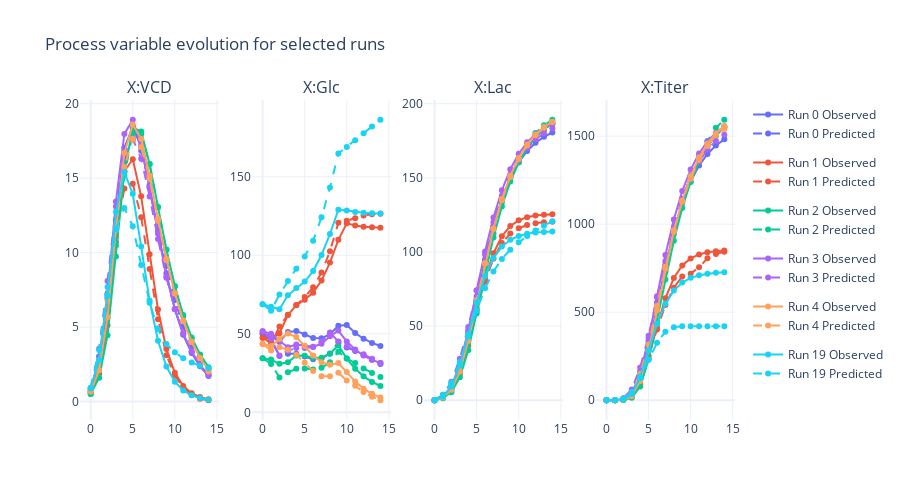

The code cell stored with this chart in its notebook:
### Code cell
plot_predicted_profile_uncertainty(
    X_test,
    X_test_pred,
    X_columns=X_columns,
    select_runs=[0, 1, 2, 3, 4, 19],
    height=500,
)

### Figure 1 — Plotly figure (JSON) as saved in the notebook; plotly's stock layout.template omitted (floating-point values rounded to 4 significant figures)
{"data": [{"legendgroup": "group_0", "marker": {"color": "#636EFA"}, "name": "Run 0 Observed", "showlegend": true, "type": "scatter", "x": [0, 1, 2, 3, 4, 5, 6, 7, 8, 9, 10, 11, 12, 13, 14], "xaxis": "x", "y": [0.75, 2.333, 6.178, 12.18, 17.05, 18.45, 17.09, 14.41, 11.43, 8.618, 6.207, 4.488, 3.259, 2.369, 1.721], "yaxis": "y"}, {"legendgroup": "group_0", "line": {"color": "#636EFA", "dash": "dash"}, "marker": {"color": "#636EFA"}, "name": "Run 0 Predicted", "showlegend": true, "type": "scatter", "x": [0, 1, 2, 3, 4, 5, 6, 7, 8, 9, 10, 11, 12, 13, 14], "xaxis": "x", "y": [0.75, 3.03, 7.243, 12.24, 16.15, 17.72, 16.84, 14.53, 11.76, 9.1, 6.815, 5.038, 3.69, 2.685, 1.883], "yaxis": "y"}, {"legendgroup": "group_0", "marker": {"color": "#636EFA"}, "name": "Run 0 Observed", "showlegend": false, "type": "scatter", "x": [0, 1, 2, 3, 4, 5, 6, 7, 8, 9, 10, 11, 12, 13, 14], "xaxis": "x2", "y": [50, 48.65, 44.79, 51.07, 51.81, 49.51, 47.31, 47.15, 49.76, 55.17, 55.61, 50.53, 46.84, 44.17, 42.22], "yaxis": "y2"}, {"legendgroup": "group_0", "line": {"color": "#636EFA", "dash": "dash"}, "marker": {"color": "#636EFA"}, "name": "Run 0 Predicted", "showlegend": false, "type": "scatter", "x": [0, 1, 2, 3, 4, 5, 6, 7, 8, 9, 10, 11, 12, 13, 14], "xaxis": "x2", "y": [50, 45.71, 35.92, 37.29, 37.3, 35.47, 33.71, 34.23, 37.41, 44.75, 41.33, 39.1, 36.3, 33.4, 30.8], "yaxis": "y2"}, {"legendgroup": "group_0", "marker": {"color": "#636EFA"}, "name": "Run 0 Observed", "showlegend": false, "type": "scatter", "x": [0, 1, 2, 3, 4, 5, 6, 7, 8, 9, 10, 11, 12, 13, 14], "xaxis": "x3", "y": [0, 2.025, 7.82, 20.92, 42.32, 68.3, 94.13, 116.9, 135.5, 149.9, 160.5, 168.1, 173.7, 177.7, 180.6], "yaxis": "y3"}, {"legendgroup": "group_0", "line": {"color": "#636EFA", "dash": "dash"}, "marker": {"color": "#636EFA"}, "name": "Run 0 Predicted", "showlegend": false, "type": "scatter", "x": [0, 1, 2, 3, 4, 5, 6, 7, 8, 9, 10, 11, 12, 13, 14], "xaxis": "x3", "y": [0, 3.191, 10.93, 25.22, 45.69, 69.99, 94.84, 117.4, 136.3, 151.4, 162.9, 171.6, 177.9, 182.6, 186.3], "yaxis": "y3"}, {"legendgroup": "group_0", "marker": {"color": "#636EFA"}, "name": "Run 0 Observed", "showlegend": false, "type": "scatter", "x": [0, 1, 2, 3, 4, 5, 6, 7, 8, 9, 10, 11, 12, 13, 14], "xaxis": "x4", "y": [0, 0.09862, 2.588, 26.97, 121.5, 302.6, 530.4, 758.0, 958.1, 1120.0, 1243.0, 1333.0, 1398.0, 1447.0, 1482.0], "yaxis": "y4"}, {"legendgroup": "group_0", "line": {"color": "#636EFA", "dash": "dash"}, "marker": {"color": "#636EFA"}, "name": "Run 0 Predicted", "showlegend": false, "type": "scatter", "x": [0, 1, 2, 3, 4, 5, 6, 7, 8, 9, 10, 11, 12, 13, 14], "xaxis": "x4", "y": [0, 0.6943, 8.52, 51.15, 165.2, 335.2, 555.2, 765.5, 967.5, 1143.0, 1273.0, 1373.0, 1448.0, 1503.0, 1548.0], "yaxis": "y4"}, {"legendgroup": "group_1", "marker": {"color": "#EF553B"}, "name": "Run 1 Observed", "showlegend": true, "type": "scatter", "x": [0, 1, 2, 3, 4, 5, 6, 7, 8, 9, 10, 11, 12, 13, 14], "xaxis": "x", "y": [0.5969, 1.87, 5.128, 10.71, 15.47, 16.28, 13.78, 9.892, 6.182, 3.528, 1.934, 1.048, 0.5648, 0.3036, 0.163], "yaxis": "y"}, {"legendgroup": "group_1", "line": {"color": "#EF553B", "dash": "dash"}, "marker": {"color": "#EF553B"}, "name": "Run 1 Predicted", "showlegend": true, "type": "scatter", "x": [0, 1, 2, 3, 4, 5, 6, 7, 8, 9, 10, 11, 12, 13, 14], "xaxis": "x", "y": [0.5969, 2.52, 6.308, 11.05, 14.3, 14.63, 12.38, 8.903, 5.536, 3.114, 1.745, 0.943, 0.4408, 0.1877, 0.09227], "yaxis": "y"}, {"legendgroup": "group_1", "marker": {"color": "#EF553B"}, "name": "Run 1 Observed", "showlegend": false, "type": "scatter", "x": [0, 1, 2, 3, 4, 5, 6, 7, 8, 9, 10, 11, 12, 13, 14], "xaxis": "x2", "y": [47.55, 46.47, 50.34, 61.94, 68.22, 71.74, 76.22, 83.9, 95.34, 109.9, 120.4, 119.0, 118.2, 117.8, 117.6], "yaxis": "y2"}, {"legendgroup": "group_1", "line": {"color": "#EF553B", "dash": "dash"}, "marker": {"color": "#EF553B"}, "name": "Run 1 Predicted", "showlegend": false, "type": "scatter", "x": [0, 1, 2, 3, 4, 5, 6, 7, 8, 9, 10, 11, 12, 13, 14], "xaxis": "x2", "y": [47.55, 43.8, 54.62, 62.2, 68.32, 73.36, 79.63, 89.04, 102.6, 120.7, 121.9, 123.6, 125.3, 126.2, 126.5], "yaxis": "y2"}, {"legendgroup": "group_1", "marker": {"color": "#EF553B"}, "name": "Run 1 Observed", "showlegend": false, "type": "scatter", "x": [0, 1, 2, 3, 4, 5, 6, 7, 8, 9, 10, 11, 12, 13, 14], "xaxis": "x3", "y": [0, 1.616, 6.343, 17.58, 36.79, 60.14, 82.06, 99.17, 110.6, 117.5, 121.3, 123.4, 124.5, 125.1, 125.5], "yaxis": "y3"}, {"legendgroup": "group_1", "line": {"color": "#EF553B", "dash": "dash"}, "marker": {"color": "#EF553B"}, "name": "Run 1 Predicted", "showlegend": false, "type": "scatter", "x": [0, 1, 2, 3, 4, 5, 6, 7, 8, 9, 10, 11, 12, 13, 14], "xaxis": "x3", "y": [0, 2.641, 9.273, 21.99, 40.19, 60.8, 80.15, 95.5, 106.1, 112.5, 116.1, 118.1, 119.4, 120.1, 120.5], "yaxis": "y3"}, {"legendgroup": "group_1", "marker": {"color": "#EF553B"}, "name": "Run 1 Observed", "showlegend": false, "type": "scatter", "x": [0, 1, 2, 3, 4, 5, 6, 7, 8, 9, 10, 11, 12, 13, 14], "xaxis": "x4", "y": [0, 0.06212, 1.544, 17.9, 90.9, 238.9, 418.8, 578.9, 693.9, 765.2, 805.7, 828.0, 840.1, 846.7, 850.2], "yaxis": "y4"}, {"legendgroup": "group_1", "line": {"color": "#EF553B", "dash": "dash"}, "marker": {"color": "#EF553B"}, "name": "Run 1 Predicted", "showlegend": false, "type": "scatter", "x": [0, 1, 2, 3, 4, 5, 6, 7, 8, 9, 10, 11, 12, 13, 14], "xaxis": "x4", "y": [0, 0.4493, 6.044, 35.09, 116.6, 252.7, 402.3, 541.0, 639.1, 702.8, 718.9, 754.9, 806.4, 830.3, 843.9], "yaxis": "y4"}, {"legendgroup": "group_2", "marker": {"color": "#00CC96"}, "name": "Run 2 Observed", "showlegend": true, "type": "scatter", "x": [0, 1, 2, 3, 4, 5, 6, 7, 8, 9, 10, 11, 12, 13, 14], "xaxis": "x", "y": [0.5153, 1.607, 4.464, 9.743, 15.43, 18.39, 18.14, 15.95, 13.06, 10.21, 7.76, 5.819, 4.313, 3.169, 2.313], "yaxis": "y"}, {"legendgroup": "group_2", "line": {"color": "#00CC96", "dash": "dash"}, "marker": {"color": "#00CC96"}, "name": "Run 2 Predicted", "showlegend": true, "type": "scatter", "x": [0, 1, 2, 3, 4, 5, 6, 7, 8, 9, 10, 11, 12, 13, 14], "xaxis": "x", "y": [0.5153, 2.176, 5.633, 10.49, 15.18, 18.01, 17.97, 15.95, 13.05, 10.18, 7.723, 5.744, 4.211, 3.077, 2.194], "yaxis": "y"}, {"legendgroup": "group_2", "marker": {"color": "#00CC96"}, "name": "Run 2 Observed", "showlegend": false, "type": "scatter", "x": [0, 1, 2, 3, 4, 5, 6, 7, 8, 9, 10, 11, 12, 13, 14], "xaxis": "x2", "y": [34.49, 33.56, 30.84, 31.91, 36.16, 36.1, 34.8, 34.8, 37.3, 42.59, 34.19, 27.72, 22.9, 19.34, 16.74], "yaxis": "y2"}, {"legendgroup": "group_2", "line": {"color": "#00CC96", "dash": "dash"}, "marker": {"color": "#00CC96"}, "name": "Run 2 Predicted", "showlegend": false, "type": "scatter", "x": [0, 1, 2, 3, 4, 5, 6, 7, 8, 9, 10, 11, 12, 13, 14], "xaxis": "x2", "y": [34.49, 30.84, 22.21, 25.46, 27.79, 27.95, 27.33, 28.31, 31.84, 38.63, 34.2, 31.38, 27.96, 24.97, 22.51], "yaxis": "y2"}, {"legendgroup": "group_2", "marker": {"color": "#00CC96"}, "name": "Run 2 Observed", "showlegend": false, "type": "scatter", "x": [0, 1, 2, 3, 4, 5, 6, 7, 8, 9, 10, 11, 12, 13, 14], "xaxis": "x3", "y": [0, 1.39, 5.476, 15.46, 33.76, 58.53, 85.15, 109.8, 130.8, 147.5, 160.4, 170.1, 177.3, 182.7, 186.6], "yaxis": "y3"}, {"legendgroup": "group_2", "line": {"color": "#00CC96", "dash": "dash"}, "marker": {"color": "#00CC96"}, "name": "Run 2 Predicted", "showlegend": false, "type": "scatter", "x": [0, 1, 2, 3, 4, 5, 6, 7, 8, 9, 10, 11, 12, 13, 14], "xaxis": "x3", "y": [0, 2.277, 8.15, 20.05, 38.62, 62.39, 88.39, 112.7, 133.6, 150.3, 163.1, 172.9, 180.2, 185.4, 189.2], "yaxis": "y3"}, {"legendgroup": "group_2", "marker": {"color": "#00CC96"}, "name": "Run 2 Observed", "showlegend": false, "type": "scatter", "x": [0, 1, 2, 3, 4, 5, 6, 7, 8, 9, 10, 11, 12, 13, 14], "xaxis": "x4", "y": [0, 0.06074, 1.218, 14.19, 78.01, 229.6, 448.4, 686.0, 906.0, 1092.0, 1240.0, 1353.0, 1439.0, 1503.0, 1549.0], "yaxis": "y4"}, {"legendgroup": "group_2", "line": {"color": "#00CC96", "dash": "dash"}, "marker": {"color": "#00CC96"}, "name": "Run 2 Predicted", "showlegend": false, "type": "scatter", "x": [0, 1, 2, 3, 4, 5, 6, 7, 8, 9, 10, 11, 12, 13, 14], "xaxis": "x4", "y": [0, 0.3243, 4.554, 33.53, 136.0, 288.8, 501.8, 729.2, 945.7, 1130.0, 1272.0, 1386.0, 1472.0, 1548.0, 1593.0], "yaxis": "y4"}, {"legendgroup": "group_3", "marker": {"color": "#AB63FA"}, "name": "Run 3 Observed", "showlegend": true, "type": "scatter", "x": [0, 1, 2, 3, 4, 5, 6, 7, 8, 9, 10, 11, 12, 13, 14], "xaxis": "x", "y": [0.9133, 2.818, 7.208, 13.43, 17.97, 18.92, 17.23, 14.36, 11.28, 8.423, 6.216, 4.579, 3.36, 2.455, 1.788], "yaxis": "y"}, {"legendgroup": "group_3", "line": {"color": "#AB63FA", "dash": "dash"}, "marker": {"color": "#AB63FA"}, "name": "Run 3 Predicted", "showlegend": true, "type": "scatter", "x": [0, 1, 2, 3, 4, 5, 6, 7, 8, 9, 10, 11, 12, 13, 14], "xaxis": "x", "y": [0.9133, 3.548, 8.104, 13.09, 16.64, 17.64, 16.31, 13.78, 10.92, 8.321, 6.213, 4.591, 3.371, 2.464, 1.754], "yaxis": "y"}, {"legendgroup": "group_3", "marker": {"color": "#AB63FA"}, "name": "Run 3 Observed", "showlegend": false, "type": "scatter", "x": [0, 1, 2, 3, 4, 5, 6, 7, 8, 9, 10, 11, 12, 13, 14], "xaxis": "x2", "y": [51.63, 50.0, 45.41, 41.45, 43.17, 42.25, 41.81, 43.66, 48.42, 52.05, 45.08, 39.94, 36.17, 33.4, 31.38], "yaxis": "y2"}, {"legendgroup": "group_3", "line": {"color": "#AB63FA", "dash": "dash"}, "marker": {"color": "#AB63FA"}, "name": "Run 3 Predicted", "showlegend": false, "type": "scatter", "x": [0, 1, 2, 3, 4, 5, 6, 7, 8, 9, 10, 11, 12, 13, 14], "xaxis": "x2", "y": [51.63, 46.79, 36.22, 39.31, 40.88, 40.97, 41.57, 45.04, 50.85, 45.1, 41.92, 39.62, 36.95, 34.04, 31.36], "yaxis": "y2"}, {"legendgroup": "group_3", "marker": {"color": "#AB63FA"}, "name": "Run 3 Observed", "showlegend": false, "type": "scatter", "x": [0, 1, 2, 3, 4, 5, 6, 7, 8, 9, 10, 11, 12, 13, 14], "xaxis": "x3", "y": [0, 2.458, 9.337, 24.16, 47.18, 74.15, 100.4, 123.2, 141.7, 155.8, 166.3, 174.0, 179.6, 183.8, 186.8], "yaxis": "y3"}, {"legendgroup": "group_3", "line": {"color": "#AB63FA", "dash": "dash"}, "marker": {"color": "#AB63FA"}, "name": "Run 3 Predicted", "showlegend": false, "type": "scatter", "x": [0, 1, 2, 3, 4, 5, 6, 7, 8, 9, 10, 11, 12, 13, 14], "xaxis": "x3", "y": [0, 3.753, 12.5, 28.01, 49.38, 74.03, 98.39, 120.0, 137.8, 151.7, 162.3, 170.1, 175.9, 180.2, 183.5], "yaxis": "y3"}, {"legendgroup": "group_3", "marker": {"color": "#AB63FA"}, "name": "Run 3 Observed", "showlegend": false, "type": "scatter", "x": [0, 1, 2, 3, 4, 5, 6, 7, 8, 9, 10, 11, 12, 13, 14], "xaxis": "x4", "y": [0, 0.1512, 3.983, 37.49, 151.2, 351.3, 591.2, 824.7, 1027.0, 1188.0, 1310.0, 1402.0, 1470.0, 1520.0, 1556.0], "yaxis": "y4"}, {"legendgroup": "group_3", "line": {"color": "#AB63FA", "dash": "dash"}, "marker": {"color": "#AB63FA"}, "name": "Run 3 Predicted", "showlegend": false, "type": "scatter", "x": [0, 1, 2, 3, 4, 5, 6, 7, 8, 9, 10, 11, 12, 13, 14], "xaxis": "x4", "y": [0, 1.005, 11.63, 61.48, 186.2, 365.8, 584.6, 789.0, 983.3, 1146.0, 1266.0, 1356.0, 1424.0, 1472.0, 1509.0], "yaxis": "y4"}, {"legendgroup": "group_4", "marker": {"color": "#FFA15A"}, "name": "Run 4 Observed", "showlegend": true, "type": "scatter", "x": [0, 1, 2, 3, 4, 5, 6, 7, 8, 9, 10, 11, 12, 13, 14], "xaxis": "x", "y": [0.6786, 2.112, 5.679, 11.53, 16.69, 18.61, 17.64, 15.17, 12.28, 9.569, 7.271, 5.435, 4.011, 2.932, 2.125], "yaxis": "y"}, {"legendgroup": "group_4", "line": {"color": "#FFA15A", "dash": "dash"}, "marker": {"color": "#FFA15A"}, "name": "Run 4 Predicted", "showlegend": true, "type": "scatter", "x": [0, 1, 2, 3, 4, 5, 6, 7, 8, 9, 10, 11, 12, 13, 14], "xaxis": "x", "y": [0.6786, 2.772, 6.786, 11.74, 15.75, 17.64, 17.09, 14.97, 12.15, 9.495, 7.257, 5.433, 4.018, 2.909, 2.022], "yaxis": "y"}, {"legendgroup": "group_4", "marker": {"color": "#FFA15A"}, "name": "Run 4 Observed", "showlegend": false, "type": "scatter", "x": [0, 1, 2, 3, 4, 5, 6, 7, 8, 9, 10, 11, 12, 13, 14], "xaxis": "x2", "y": [43.47, 42.25, 46.73, 50.11, 47.9, 42.23, 36.21, 31.95, 30.32, 31.41, 25.61, 19.56, 15.07, 11.78, 9.381], "yaxis": "y2"}, {"legendgroup": "group_4", "line": {"color": "#FFA15A", "dash": "dash"}, "marker": {"color": "#FFA15A"}, "name": "Run 4 Predicted", "showlegend": false, "type": "scatter", "x": [0, 1, 2, 3, 4, 5, 6, 7, 8, 9, 10, 11, 12, 13, 14], "xaxis": "x2", "y": [43.47, 39.29, 41.5, 39.83, 36.65, 31.56, 26.28, 22.94, 22.96, 25.16, 20.27, 16.84, 12.89, 9.894, 7.678], "yaxis": "y2"}, {"legendgroup": "group_4", "marker": {"color": "#FFA15A"}, "name": "Run 4 Observed", "showlegend": false, "type": "scatter", "x": [0, 1, 2, 3, 4, 5, 6, 7, 8, 9, 10, 11, 12, 13, 14], "xaxis": "x3", "y": [0, 1.832, 7.117, 19.35, 39.98, 65.81, 92.17, 115.9, 135.7, 151.4, 163.4, 172.5, 179.3, 184.2, 187.9], "yaxis": "y3"}, {"legendgroup": "group_4", "line": {"color": "#FFA15A", "dash": "dash"}, "marker": {"color": "#FFA15A"}, "name": "Run 4 Predicted", "showlegend": false, "type": "scatter", "x": [0, 1, 2, 3, 4, 5, 6, 7, 8, 9, 10, 11, 12, 13, 14], "xaxis": "x3", "y": [0, 2.914, 10.12, 23.74, 43.58, 67.49, 92.47, 115.5, 135.0, 150.5, 162.7, 171.9, 178.7, 183.7, 187.7], "yaxis": "y3"}, {"legendgroup": "group_4", "marker": {"color": "#FFA15A"}, "name": "Run 4 Observed", "showlegend": false, "type": "scatter", "x": [0, 1, 2, 3, 4, 5, 6, 7, 8, 9, 10, 11, 12, 13, 14], "xaxis": "x4", "y": [0, 0.08705, 2.08, 22.6, 108.4, 283.0, 511.6, 746.5, 957.6, 1133.0, 1272.0, 1378.0, 1457.0, 1515.0, 1557.0], "yaxis": "y4"}, {"legendgroup": "group_4", "line": {"color": "#FFA15A", "dash": "dash"}, "marker": {"color": "#FFA15A"}, "name": "Run 4 Predicted", "showlegend": false, "type": "scatter", "x": [0, 1, 2, 3, 4, 5, 6, 7, 8, 9, 10, 11, 12, 13, 14], "xaxis": "x4", "y": [0, 0.5513, 7.162, 44.77, 151.9, 316.1, 536.0, 758.8, 965.5, 1129.0, 1258.0, 1364.0, 1444.0, 1505.0, 1541.0], "yaxis": "y4"}, {"legendgroup": "group_19", "marker": {"color": "#19D3F3"}, "name": "Run 19 Observed", "showlegend": true, "type": "scatter", "x": [0, 1, 2, 3, 4, 5, 6, 7, 8, 9, 10, 11, 12, 13, 14], "xaxis": "x", "y": [0.9031, 2.795, 7.115, 12.74, 15.41, 13.95, 10.41, 6.79, 4.082, 2.358, 1.338, 0.7534, 0.4224, 0.2362, 0.1319], "yaxis": "y"}, {"legendgroup": "group_19", "line": {"color": "#19D3F3", "dash": "dash"}, "marker": {"color": "#19D3F3"}, "name": "Run 19 Predicted", "showlegend": true, "type": "scatter", "x": [0, 1, 2, 3, 4, 5, 6, 7, 8, 9, 10, 11, 12, 13, 14], "xaxis": "x", "y": [0.9031, 3.477, 7.702, 11.58, 12.99, 11.78, 9.172, 6.642, 4.855, 3.868, 3.317, 2.912, 2.62, 2.411, 2.262], "yaxis": "y"}, {"legendgroup": "group_19", "marker": {"color": "#19D3F3"}, "name": "Run 19 Observed", "showlegend": false, "type": "scatter", "x": [0, 1, 2, 3, 4, 5, 6, 7, 8, 9, 10, 11, 12, 13, 14], "xaxis": "x2", "y": [68.78, 67.15, 65.63, 74.51, 79.11, 83.23, 89.94, 100.2, 113.5, 129.0, 128.6, 127.6, 127.1, 126.8, 126.6], "yaxis": "y2"}, {"legendgroup": "group_19", "line": {"color": "#19D3F3", "dash": "dash"}, "marker": {"color": "#19D3F3"}, "name": "Run 19 Predicted", "showlegend": false, "type": "scatter", "x": [0, 1, 2, 3, 4, 5, 6, 7, 8, 9, 10, 11, 12, 13, 14], "xaxis": "x2", "y": [68.78, 64.66, 75.04, 83.57, 91.47, 99.2, 109.3, 124.2, 143.1, 164.8, 169.0, 173.3, 177.7, 182.0, 186.3], "yaxis": "y2"}, {"legendgroup": "group_19", "marker": {"color": "#19D3F3"}, "name": "Run 19 Observed", "showlegend": false, "type": "scatter", "x": [0, 1, 2, 3, 4, 5, 6, 7, 8, 9, 10, 11, 12, 13, 14], "xaxis": "x3", "y": [0, 2.437, 9.247, 23.64, 44.45, 65.99, 83.65, 95.96, 103.7, 108.2, 110.8, 112.3, 113.1, 113.5, 113.8], "yaxis": "y3"}, {"legendgroup": "group_19", "line": {"color": "#19D3F3", "dash": "dash"}, "marker": {"color": "#19D3F3"}, "name": "Run 19 Predicted", "showlegend": false, "type": "scatter", "x": [0, 1, 2, 3, 4, 5, 6, 7, 8, 9, 10, 11, 12, 13, 14], "xaxis": "x3", "y": [0, 3.688, 12.01, 25.84, 43.06, 60.54, 75.48, 86.85, 95.29, 101.6, 106.6, 110.8, 114.5, 117.8, 120.7], "yaxis": "y3"}, {"legendgroup": "group_19", "marker": {"color": "#19D3F3"}, "name": "Run 19 Observed", "showlegend": false, "type": "scatter", "x": [0, 1, 2, 3, 4, 5, 6, 7, 8, 9, 10, 11, 12, 13, 14], "xaxis": "x4", "y": [0, 0.1286, 3.712, 34.8, 132.9, 283.2, 432.5, 547.3, 622.9, 668.6, 695.2, 710.3, 718.8, 723.6, 726.3], "yaxis": "y4"}, {"legendgroup": "group_19", "line": {"color": "#19D3F3", "dash": "dash"}, "marker": {"color": "#19D3F3"}, "name": "Run 19 Predicted", "showlegend": false, "type": "scatter", "x": [0, 1, 2, 3, 4, 5, 6, 7, 8, 9, 10, 11, 12, 13, 14], "xaxis": "x4", "y": [0, 0.9339, 9.75, 47.35, 125.5, 230.2, 326.4, 388.9, 415.1, 419.6, 420.1, 420.2, 420.2, 420.2, 420.2], "yaxis": "y4"}], "layout": {"annotations": [{"font": {"size": 16}, "showarrow": false, "text": "X:VCD", "x": 0.1062, "xanchor": "center", "xref": "paper", "y": 1, "yanchor": "bottom", "yref": "paper"}, {"font": {"size": 16}, "showarrow": false, "text": "X:Glc", "x": 0.3688, "xanchor": "center", "xref": "paper", "y": 1, "yanchor": "bottom", "yref": "paper"}, {"font": {"size": 16}, "showarrow": false, "text": "X:Lac", "x": 0.6313, "xanchor": "center", "xref": "paper", "y": 1, "yanchor": "bottom", "yref": "paper"}, {"font": {"size": 16}, "showarrow": false, "text": "X:Titer", "x": 0.8938, "xanchor": "center", "xref": "paper", "y": 1, "yanchor": "bottom", "yref": "paper"}], "height": 500, "showlegend": true, "title": {"text": "Process variable evolution for selected runs"}, "xaxis": {"anchor": "y", "domain": [0, 0.2125]}, "xaxis2": {"anchor": "y2", "domain": [0.2625, 0.475]}, "xaxis3": {"anchor": "y3", "domain": [0.525, 0.7375]}, "xaxis4": {"anchor": "y4", "domain": [0.7875, 1]}, "yaxis": {"anchor": "x", "domain": [0, 1]}, "yaxis2": {"anchor": "x2", "domain": [0, 1]}, "yaxis3": {"anchor": "x3", "domain": [0, 1]}, "yaxis4": {"anchor": "x4", "domain": [0, 1]}}}
